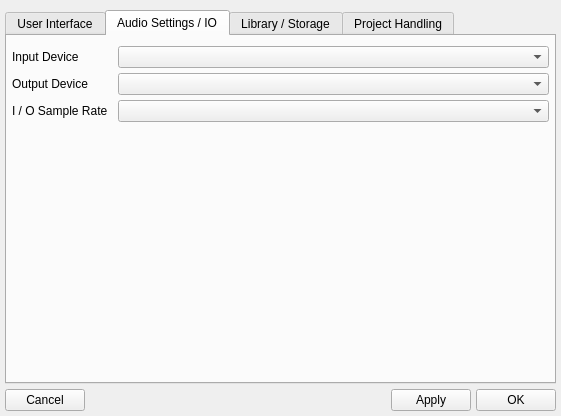
<?xml version="1.0" encoding="UTF-8"?>
<ui version="4.0">
 <class>PreferencesWindow</class>
 <widget class="QDialog" name="PreferencesWindow">
  <property name="geometry">
   <rect>
    <x>0</x>
    <y>0</y>
    <width>561</width>
    <height>416</height>
   </rect>
  </property>
  <property name="windowTitle">
   <string>Dialog</string>
  </property>
  <property name="modal">
   <bool>true</bool>
  </property>
  <layout class="QVBoxLayout" name="verticalLayout">
   <property name="spacing">
    <number>5</number>
   </property>
   <property name="leftMargin">
    <number>5</number>
   </property>
   <property name="topMargin">
    <number>10</number>
   </property>
   <property name="rightMargin">
    <number>5</number>
   </property>
   <property name="bottomMargin">
    <number>5</number>
   </property>
   <item>
    <widget class="QTabWidget" name="tabbedContainer">
     <property name="currentIndex">
      <number>1</number>
     </property>
     <widget class="QWidget" name="userInterfaceTab">
      <attribute name="title">
       <string>User Interface</string>
      </attribute>
      <layout class="QFormLayout" name="formLayout">
       <property name="horizontalSpacing">
        <number>10</number>
       </property>
       <property name="verticalSpacing">
        <number>5</number>
       </property>
       <property name="topMargin">
        <number>10</number>
       </property>
       <property name="rightMargin">
        <number>5</number>
       </property>
       <property name="bottomMargin">
        <number>5</number>
       </property>
       <item row="0" column="0">
        <widget class="QLabel" name="label">
         <property name="text">
          <string>Language</string>
         </property>
        </widget>
       </item>
       <item row="1" column="0">
        <widget class="QLabel" name="label_2">
         <property name="text">
          <string>Theme / Skin</string>
         </property>
        </widget>
       </item>
       <item row="0" column="1">
        <widget class="QComboBox" name="langBox">
         <property name="editable">
          <bool>true</bool>
         </property>
         <property name="currentText">
          <string/>
         </property>
        </widget>
       </item>
       <item row="1" column="1">
        <widget class="QComboBox" name="themeBox"/>
       </item>
       <item row="2" column="0">
        <widget class="QLabel" name="label_7">
         <property name="text">
          <string>Show Mixer On Startup</string>
         </property>
        </widget>
       </item>
       <item row="2" column="1">
        <widget class="QPushButton" name="showMixerButton">
         <property name="maximumSize">
          <size>
           <width>50</width>
           <height>16777215</height>
          </size>
         </property>
         <property name="text">
          <string>Off</string>
         </property>
         <property name="checkable">
          <bool>true</bool>
         </property>
         <property name="checked">
          <bool>false</bool>
         </property>
        </widget>
       </item>
       <item row="3" column="0">
        <widget class="QLabel" name="label_10">
         <property name="text">
          <string>Show Library On Startup</string>
         </property>
        </widget>
       </item>
       <item row="3" column="1">
        <widget class="QPushButton" name="showLibraryButton">
         <property name="maximumSize">
          <size>
           <width>50</width>
           <height>16777215</height>
          </size>
         </property>
         <property name="text">
          <string>Off</string>
         </property>
         <property name="checkable">
          <bool>true</bool>
         </property>
        </widget>
       </item>
      </layout>
     </widget>
     <widget class="QWidget" name="audioSettingsTab">
      <attribute name="title">
       <string>Audio Settings / IO</string>
      </attribute>
      <layout class="QFormLayout" name="formLayout_2">
       <property name="horizontalSpacing">
        <number>10</number>
       </property>
       <property name="verticalSpacing">
        <number>5</number>
       </property>
       <property name="leftMargin">
        <number>5</number>
       </property>
       <property name="topMargin">
        <number>10</number>
       </property>
       <property name="rightMargin">
        <number>5</number>
       </property>
       <property name="bottomMargin">
        <number>5</number>
       </property>
       <item row="0" column="0">
        <widget class="QLabel" name="label_3">
         <property name="text">
          <string>Input Device</string>
         </property>
        </widget>
       </item>
       <item row="0" column="1">
        <widget class="QComboBox" name="comboBox_3"/>
       </item>
       <item row="1" column="0">
        <widget class="QLabel" name="label_4">
         <property name="text">
          <string>Output Device</string>
         </property>
        </widget>
       </item>
       <item row="1" column="1">
        <widget class="QComboBox" name="comboBox_4"/>
       </item>
       <item row="2" column="0">
        <widget class="QLabel" name="label_8">
         <property name="text">
          <string>I / O Sample Rate</string>
         </property>
        </widget>
       </item>
       <item row="2" column="1">
        <widget class="QComboBox" name="comboBox"/>
       </item>
      </layout>
     </widget>
     <widget class="QWidget" name="libraryStorageTab">
      <attribute name="title">
       <string>Library / Storage</string>
      </attribute>
      <layout class="QFormLayout" name="formLayout_4">
       <property name="horizontalSpacing">
        <number>10</number>
       </property>
       <property name="verticalSpacing">
        <number>5</number>
       </property>
       <property name="leftMargin">
        <number>5</number>
       </property>
       <property name="topMargin">
        <number>10</number>
       </property>
       <property name="rightMargin">
        <number>5</number>
       </property>
       <property name="bottomMargin">
        <number>5</number>
       </property>
       <item row="0" column="0">
        <widget class="QLabel" name="label_9">
         <property name="text">
          <string>Library Folders</string>
         </property>
        </widget>
       </item>
       <item row="0" column="1">
        <layout class="QVBoxLayout" name="verticalLayout_2">
         <property name="spacing">
          <number>5</number>
         </property>
         <item>
          <widget class="QListWidget" name="foldersList">
           <property name="frameShape">
            <enum>QFrame::NoFrame</enum>
           </property>
           <property name="frameShadow">
            <enum>QFrame::Plain</enum>
           </property>
           <property name="lineWidth">
            <number>0</number>
           </property>
           <property name="selectionMode">
            <enum>QAbstractItemView::MultiSelection</enum>
           </property>
          </widget>
         </item>
         <item>
          <layout class="QHBoxLayout" name="horizontalLayout">
           <property name="spacing">
            <number>5</number>
           </property>
           <item>
            <spacer name="horizontalSpacer">
             <property name="orientation">
              <enum>Qt::Horizontal</enum>
             </property>
             <property name="sizeHint" stdset="0">
              <size>
               <width>40</width>
               <height>20</height>
              </size>
             </property>
            </spacer>
           </item>
           <item>
            <widget class="QPushButton" name="addFolderButton">
             <property name="text">
              <string>Add Folder</string>
             </property>
            </widget>
           </item>
           <item>
            <widget class="QPushButton" name="removeFolderButton">
             <property name="text">
              <string>Remove</string>
             </property>
            </widget>
           </item>
          </layout>
         </item>
        </layout>
       </item>
      </layout>
     </widget>
     <widget class="QWidget" name="tab">
      <attribute name="title">
       <string>Project Handling</string>
      </attribute>
      <layout class="QFormLayout" name="formLayout_3">
       <property name="horizontalSpacing">
        <number>10</number>
       </property>
       <property name="verticalSpacing">
        <number>5</number>
       </property>
       <property name="leftMargin">
        <number>5</number>
       </property>
       <property name="topMargin">
        <number>10</number>
       </property>
       <property name="rightMargin">
        <number>5</number>
       </property>
       <property name="bottomMargin">
        <number>5</number>
       </property>
       <item row="0" column="0">
        <widget class="QLabel" name="label_6">
         <property name="text">
          <string>Autosave Project</string>
         </property>
        </widget>
       </item>
       <item row="1" column="0">
        <widget class="QLabel" name="label_5">
         <property name="text">
          <string>Autosave Interval</string>
         </property>
        </widget>
       </item>
       <item row="1" column="1">
        <widget class="QComboBox" name="comboBox_5"/>
       </item>
       <item row="0" column="1">
        <widget class="QPushButton" name="pushButton_2">
         <property name="maximumSize">
          <size>
           <width>50</width>
           <height>16777215</height>
          </size>
         </property>
         <property name="text">
          <string>Off</string>
         </property>
         <property name="checkable">
          <bool>true</bool>
         </property>
        </widget>
       </item>
      </layout>
     </widget>
    </widget>
   </item>
   <item>
    <layout class="QHBoxLayout" name="horizontalLayout_2">
     <property name="spacing">
      <number>5</number>
     </property>
     <property name="topMargin">
      <number>0</number>
     </property>
     <item>
      <widget class="QPushButton" name="cancelButton">
       <property name="text">
        <string>Cancel</string>
       </property>
      </widget>
     </item>
     <item>
      <spacer name="horizontalSpacer_2">
       <property name="orientation">
        <enum>Qt::Horizontal</enum>
       </property>
       <property name="sizeHint" stdset="0">
        <size>
         <width>40</width>
         <height>20</height>
        </size>
       </property>
      </spacer>
     </item>
     <item>
      <widget class="QPushButton" name="applyButton">
       <property name="text">
        <string>Apply</string>
       </property>
      </widget>
     </item>
     <item>
      <widget class="QPushButton" name="okButton">
       <property name="text">
        <string>OK</string>
       </property>
      </widget>
     </item>
    </layout>
   </item>
  </layout>
 </widget>
 <resources/>
 <connections/>
</ui>
